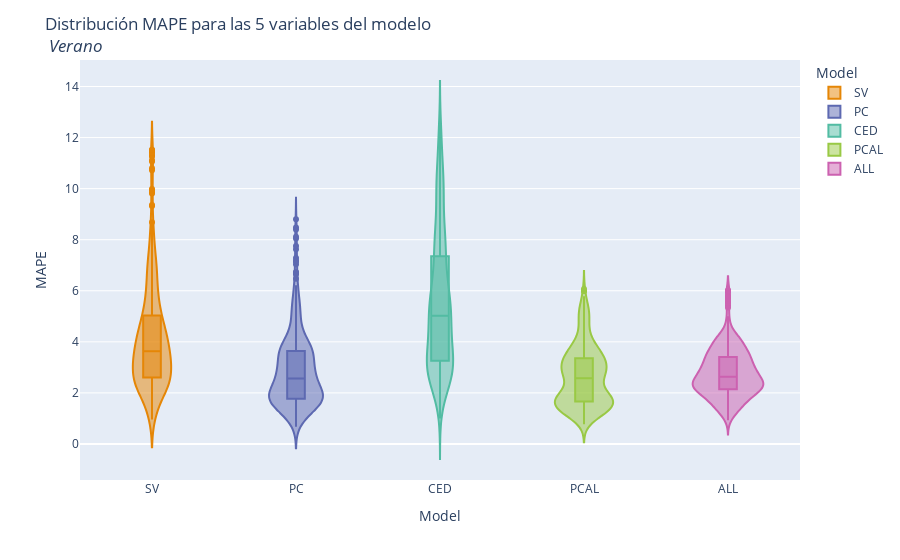

Notebook source saved alongside this figure:
### Code cell
#generar gráfico de violin
color_palette = px.colors.qualitative.Vivid

fig = px.violin(complete_long, y='MAPE', x='Model', color='Model', box=True,
                color_discrete_sequence=color_palette)
fig.update_layout(title_text="Distribución MAPE para las 5 variables del modelo<br><i> Verano")


fig.show()

#fig.write_image("MAPE_SUMMER_Violin.pdf")

### Figure 1 — Plotly figure (JSON) as saved in the notebook; plotly's stock layout.template omitted (floating-point values rounded to 4 significant figures; data arrays with more than 128 entries replaced by an {"elided": "..."} marker saying what was removed)
{"data": [{"alignmentgroup": "True", "box": {"visible": true}, "hovertemplate": "Model=%{x}<br>MAPE=%{y}<extra></extra>", "legendgroup": "SV", "marker": {"color": "rgb(229, 134, 6)"}, "name": "SV", "offsetgroup": "SV", "orientation": "v", "scalegroup": "True", "showlegend": true, "type": "violin", "x": {"elided": "529 str values"}, "x0": " ", "xaxis": "x", "y": {"elided": "529 float values"}, "y0": " ", "yaxis": "y"}, {"alignmentgroup": "True", "box": {"visible": true}, "hovertemplate": "Model=%{x}<br>MAPE=%{y}<extra></extra>", "legendgroup": "PC", "marker": {"color": "rgb(93, 105, 177)"}, "name": "PC", "offsetgroup": "PC", "orientation": "v", "scalegroup": "True", "showlegend": true, "type": "violin", "x": {"elided": "529 str values"}, "x0": " ", "xaxis": "x", "y": {"elided": "529 float values"}, "y0": " ", "yaxis": "y"}, {"alignmentgroup": "True", "box": {"visible": true}, "hovertemplate": "Model=%{x}<br>MAPE=%{y}<extra></extra>", "legendgroup": "CED", "marker": {"color": "rgb(82, 188, 163)"}, "name": "CED", "offsetgroup": "CED", "orientation": "v", "scalegroup": "True", "showlegend": true, "type": "violin", "x": {"elided": "529 str values"}, "x0": " ", "xaxis": "x", "y": {"elided": "529 float values"}, "y0": " ", "yaxis": "y"}, {"alignmentgroup": "True", "box": {"visible": true}, "hovertemplate": "Model=%{x}<br>MAPE=%{y}<extra></extra>", "legendgroup": "PCAL", "marker": {"color": "rgb(153, 201, 69)"}, "name": "PCAL", "offsetgroup": "PCAL", "orientation": "v", "scalegroup": "True", "showlegend": true, "type": "violin", "x": {"elided": "529 str values"}, "x0": " ", "xaxis": "x", "y": {"elided": "529 float values"}, "y0": " ", "yaxis": "y"}, {"alignmentgroup": "True", "box": {"visible": true}, "hovertemplate": "Model=%{x}<br>MAPE=%{y}<extra></extra>", "legendgroup": "ALL", "marker": {"color": "rgb(204, 97, 176)"}, "name": "ALL", "offsetgroup": "ALL", "orientation": "v", "scalegroup": "True", "showlegend": true, "type": "violin", "x": {"elided": "529 str values"}, "x0": " ", "xaxis": "x", "y": {"elided": "529 float values"}, "y0": " ", "yaxis": "y"}], "layout": {"legend": {"title": {"text": "Model"}, "tracegroupgap": 0}, "margin": {"t": 60}, "title": {"text": "Distribución MAPE para las 5 variables del modelo<br><i> Verano"}, "violinmode": "overlay", "xaxis": {"anchor": "y", "categoryarray": ["SV", "PC", "CED", "PCAL", "ALL"], "categoryorder": "array", "domain": [0, 1], "title": {"text": "Model"}}, "yaxis": {"anchor": "x", "domain": [0, 1], "title": {"text": "MAPE"}}}}
